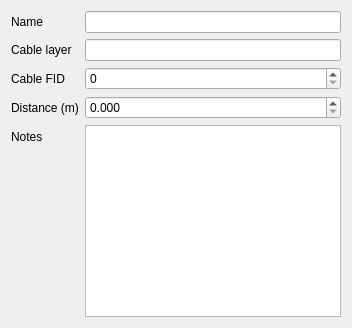
<?xml version="1.0" encoding="UTF-8"?>
<ui version="4.0">
 <class>FiberBreakForm</class>
 <widget class="QWidget" name="FiberBreakForm">
  <layout class="QFormLayout" name="formLayout">
   <item row="0" column="0"><widget class="QLabel"><property name="text"><string>Name</string></property></widget></item>
   <item row="0" column="1"><widget class="QLineEdit" name="naziv"/></item>
   <item row="1" column="0"><widget class="QLabel"><property name="text"><string>Cable layer</string></property></widget></item>
   <item row="1" column="1"><widget class="QLineEdit" name="kabl_layer_id"/></item>
   <item row="2" column="0"><widget class="QLabel"><property name="text"><string>Cable FID</string></property></widget></item>
   <item row="2" column="1"><widget class="QSpinBox" name="kabl_fid"><property name="maximum"><number>999999</number></property></widget></item>
   <item row="3" column="0"><widget class="QLabel"><property name="text"><string>Distance (m)</string></property></widget></item>
   <item row="3" column="1"><widget class="QDoubleSpinBox" name="distance_m"><property name="maximum"><double>100000.0</double></property><property name="decimals"><number>3</number></property></widget></item>
   <item row="4" column="0"><widget class="QLabel"><property name="text"><string>Notes</string></property></widget></item>
   <item row="4" column="1"><widget class="QPlainTextEdit" name="napomena"/></item>
  </layout>
 </widget>
</ui>
